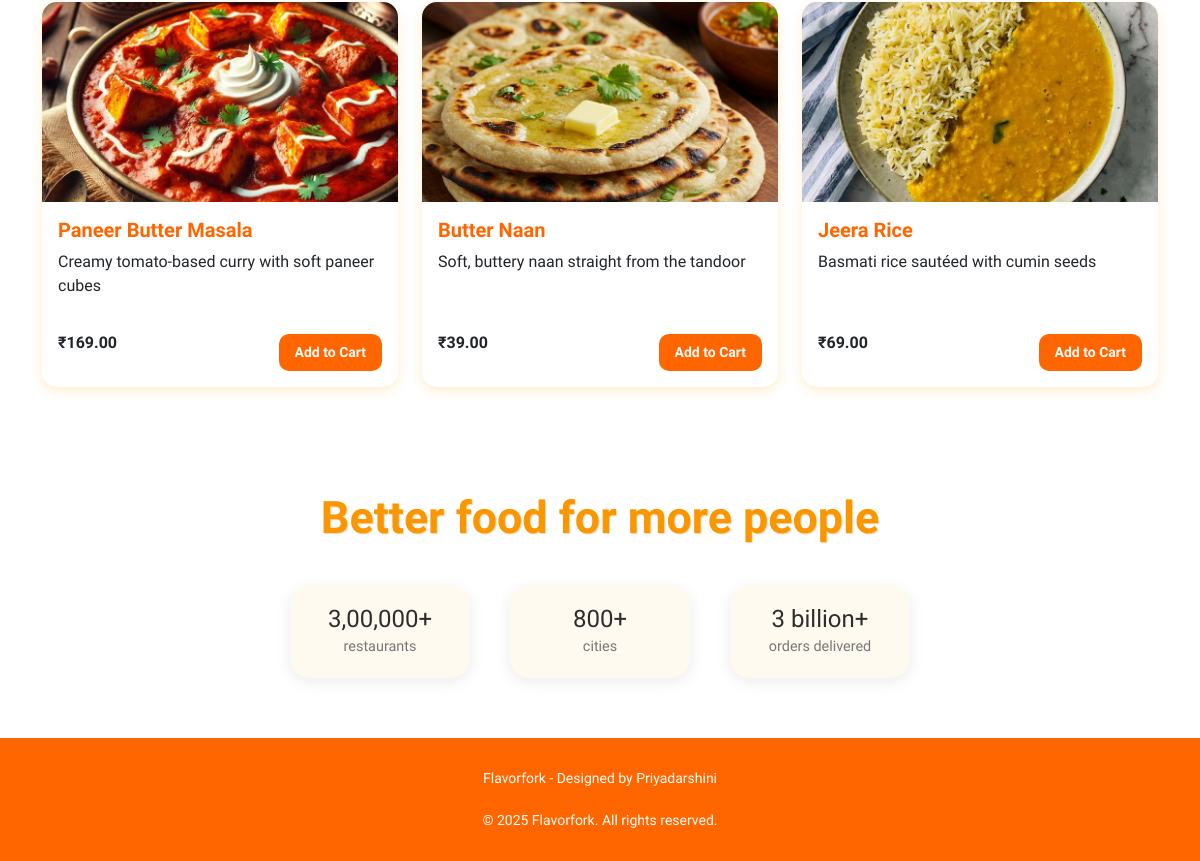
The app's page /menu/ (lower part), older data.
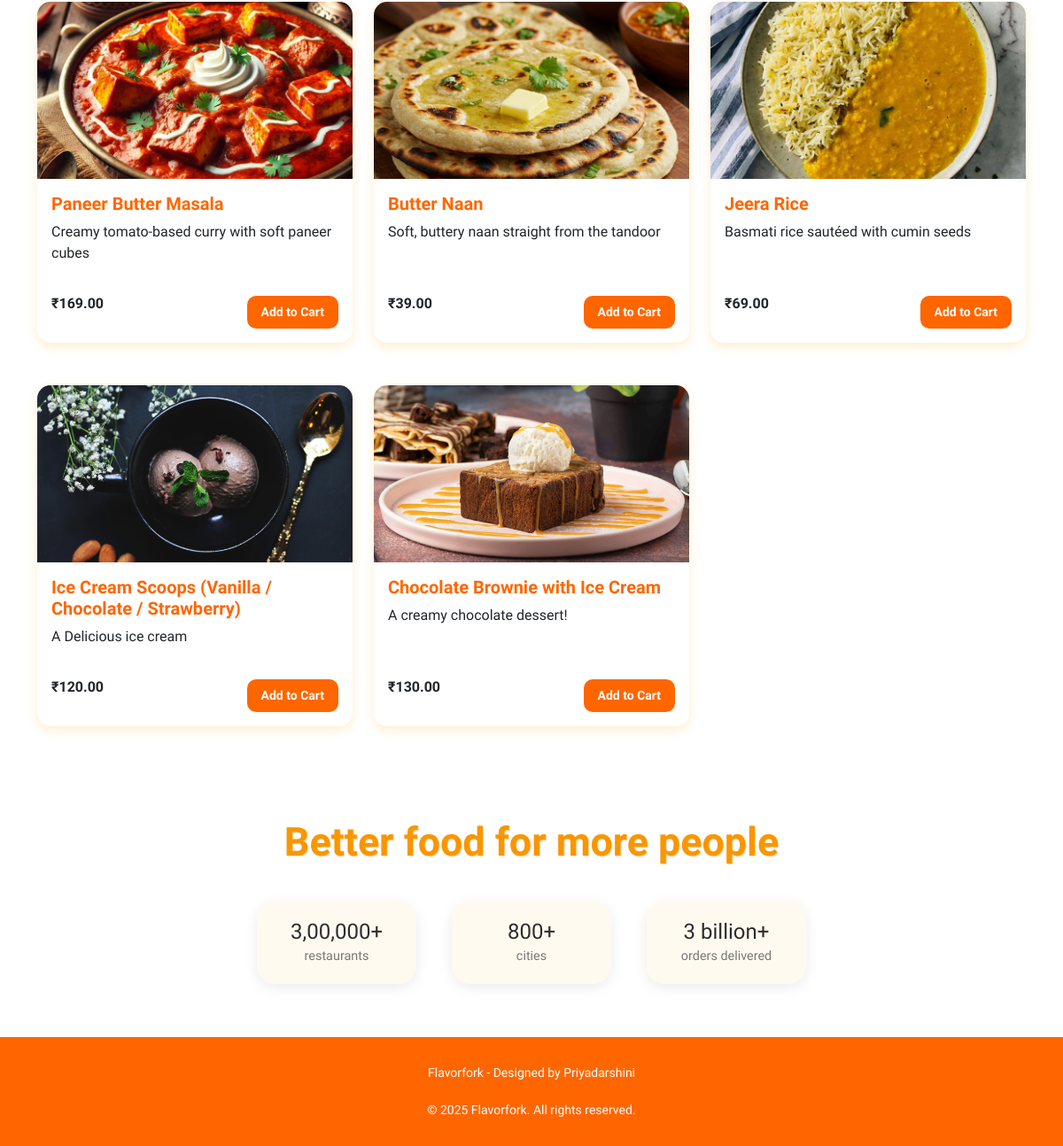
The same page, newer data.
### restaurant/models.py (models this page shows, shortened)
class MenuItem(models.Model):
    CATEGORY_CHOICES = [
        ('starter', 'Starter'),
        ('fastfood', 'Fast Food'),
        ('main', 'Main Course'),
        ('dessert', 'Dessert'),
        ('drink', 'Drink'),
    ]
    name = models.CharField(max_length=100)
    description = models.TextField(blank=True)
    price = models.DecimalField(max_digits=6, decimal_places=2)
    image = models.ImageField(upload_to='menu_images/', blank=True, null=True)
    is_available = models.BooleanField(default=True)
    category = models.CharField(max_length=20, choices=CATEGORY_CHOICES, default='main')

### restaurant/views.py (the view)
# urls.py: path('menu/', views.menu, name='menu'),
def menu(request):
    items = MenuItem.objects.filter(is_available=True)  # filter only available items
    search = request.GET.get('search')
    category = request.GET.get('category')
    if search:
        items = items.filter(name__icontains=search)
    if category:
        items = items.filter(category__iexact=category)
    return render(request, 'restaurant/menu.html', {'items': items})

### restaurant/templates/restaurant/menu.html (shortened to what this page needs)
{% extends 'restaurant/base.html' %}
{% block content %}
<div class="row row-cols-1 row-cols-sm-2 row-cols-md-3 g-4">
    {% for item in items %}
    <div class="col mb-4">
        <div class="card h-100">
            {% if item.image %}
            <img src="{{ item.image.url }}" class="card-img-top" alt="{{ item.name }}">
            {% endif %}
            <div class="card-body d-flex flex-column justify-content-between">
                <div>
                    <h5 class="card-title">{{ item.name }}</h5>
                    <p class="card-text">{{ item.description }}</p>
                </div>
                <div class="d-flex justify-content-between align-items-center mt-3">
                    <span><strong>₹{{ item.price }}</strong></span>
                    <a href="{% url 'add_to_cart' item.id %}" class="btn btn-orange btn-sm">Add to Cart</a>
                </div>
            </div>
        </div>
    </div>
    {% empty %}
    <p class="text-center">No items match your search/filter.</p>
    {% endfor %}
</div>
{% endblock %}

Row changes from the older to the newer data that the page shows:
added MenuItem: image (picture), name "Ice Cream Scoops (Vanilla / Chocolate / Strawberry)", description "A Delicious ice cream", price "120.00"
added MenuItem: image (picture), name "Chocolate Brownie with Ice Cream", description "A creamy chocolate dessert!", price "130.00"
